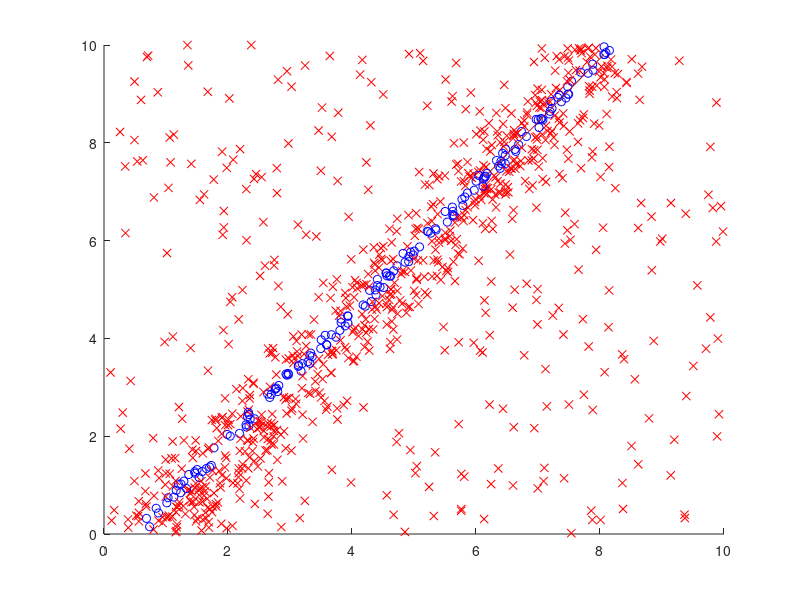

MATLAB code for this plot:
clear all
fileID = fopen('output.txt','r');
formatSpec = '%f';
data = fscanf(fileID,formatSpec);
fclose(fileID);



A = [data(1) data(3)]; 
B = [data(2) data(4)]; 

hold on
counter = 0;
for iter = 5:3:3004
  if data(iter+2) == 1
    plot(data(iter+1),data(iter),'o', 'Color', 'b')
    counter+1;
  else
    plot(data(iter+1),data(iter),'x', 'Color', 'r')
  end
  
end


plot (B,A)
hold off
